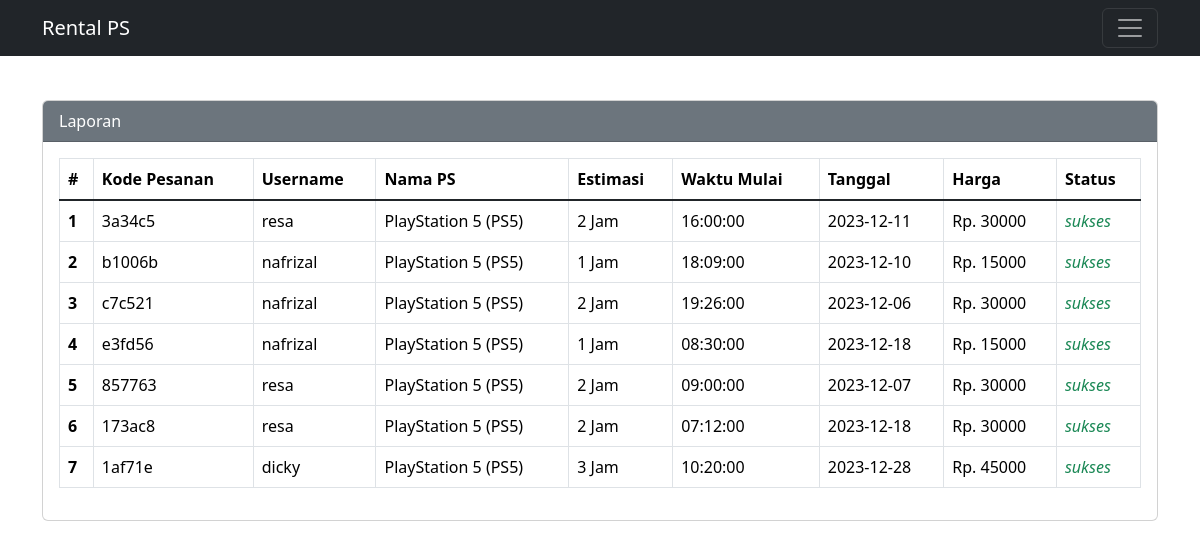
The page /dashboard/laporan.php (signed in) on the database its author committed.
### tables this page shows
CREATE TABLE `orderan` (
  `id` int(11) NOT NULL,
  `kode_orderan` varchar(10) NOT NULL,
  `username` varchar(50) NOT NULL,
  `nama_playstation` varchar(50) NOT NULL,
  `estimasi_jam` int(11) NOT NULL,
  `waktu_mulai` time NOT NULL,
  `tanggal` date NOT NULL,
  `harga` int(11) NOT NULL,
  `status` varchar(50) NOT NULL
);

### functions.php (called while the page is built, shortened)
<?php
require 'config.php';
function querySelect($query)
{
  global $db;
  $result = $db->query($query);
  $rows = [];
  while ($row = $result->fetch_assoc()) {
    $rows[] = $row;
  }
  return $rows;
}

### dashboard/laporan.php (the view, shortened to what this page needs)
<?php
require '../functions.php';
$orderan = querySelect("SELECT * FROM orderan WHERE status = 'sukses'");
?>
<!DOCTYPE html>
<html lang="en">
<head>
  <link href="https://cdn.jsdelivr.net/npm/bootstrap@5.3.2/dist/css/bootstrap.min.css" rel="stylesheet" />
</head>
<body>
  <nav class="navbar navbar-dark bg-dark fixed-top">
    <div class="container">
      <a class="navbar-brand" href="#">Rental PS</a>
      <button class="navbar-toggler" type="button" data-bs-toggle="offcanvas" data-bs-target="#offcanvasDarkNavbar" aria-controls="offcanvasDarkNavbar" aria-label="Toggle navigation">
        <span class="navbar-toggler-icon"></span>
      </button>
    </div>
  </nav>
  <section>
    <div class="container bottom-nav">
      <div class="row mb-3">
        <div class="col">
          <div class="card">
            <div class="card-header text-white bg-secondary">
              Laporan
            </div>
            <div class="card-body">
              <table class="table table-bordered">
                <thead>
                  <tr>
                    <th scope="col">#</th>
                    <th scope="col">Kode Pesanan</th>
                    <th scope="col">Username</th>
                    <th scope="col">Nama PS</th>
                    <th scope="col">Estimasi</th>
                    <th scope="col">Waktu Mulai</th>
                    <th scope="col">Tanggal</th>
                    <th scope="col">Harga</th>
                    <th scope="col">Status</th>
                  </tr>
                </thead>
                <tbody class="table-group-divider">
                  <?php $i = 1; ?>
                  <?php foreach ($orderan as $row) : ?>
                    <tr>
                      <th scope="row"><?php echo $i; ?></th>
                      <td scope="row"><?php echo $row["kode_orderan"]; ?></td>
                      <td scope="row"><?php echo $row["username"]; ?></td>
                      <td scope="row"><?php echo $row["nama_playstation"]; ?></td>
                      <td scope="row"><?php echo $row["estimasi_jam"]; ?> Jam</td>
                      <td scope="row"><?php echo $row["waktu_mulai"]; ?></td>
                      <td scope="row"><?php echo $row["tanggal"]; ?></td>
                      <td scope="row">Rp. <?php echo $row["harga"]; ?></td>
                      <td scope="row" class="text-success fst-italic"><?php echo $row["status"]; ?></td>
                      <?php $i++; ?>
                    <?php endforeach; ?>
                </tbody>
              </table>
            </div>
          </div>
        </div>
      </div>
    </div>
  </section>
</body>
</html>

### dashboard/laporan.php (style rules this page uses)
.bottom-nav { margin-top: 100px; }

### rows shown on the page
orderan: kode_orderan "3a34c5", username "resa", nama_playstation "PlayStation 5 (PS5)", estimasi_jam "2", waktu_mulai "16:00:00", tanggal "2023-12-11", harga "30000", status "sukses"
orderan: kode_orderan "b1006b", username "nafrizal", nama_playstation "PlayStation 5 (PS5)", estimasi_jam "1", waktu_mulai "18:09:00", tanggal "2023-12-10", harga "15000", status "sukses"
orderan: kode_orderan "c7c521", username "nafrizal", nama_playstation "PlayStation 5 (PS5)", estimasi_jam "2", waktu_mulai "19:26:00", tanggal "2023-12-06", harga "30000", status "sukses"
orderan: kode_orderan "e3fd56", username "nafrizal", nama_playstation "PlayStation 5 (PS5)", estimasi_jam "1", waktu_mulai "08:30:00", tanggal "2023-12-18", harga "15000", status "sukses"
orderan: kode_orderan "857763", username "resa", nama_playstation "PlayStation 5 (PS5)", estimasi_jam "2", waktu_mulai "09:00:00", tanggal "2023-12-07", harga "30000", status "sukses"
orderan: kode_orderan "173ac8", username "resa", nama_playstation "PlayStation 5 (PS5)", estimasi_jam "2", waktu_mulai "07:12:00", tanggal "2023-12-18", harga "30000", status "sukses"
orderan: kode_orderan "1af71e", username "dicky", nama_playstation "PlayStation 5 (PS5)", estimasi_jam "3", waktu_mulai "10:20:00", tanggal "2023-12-28", harga "45000", status "sukses"
